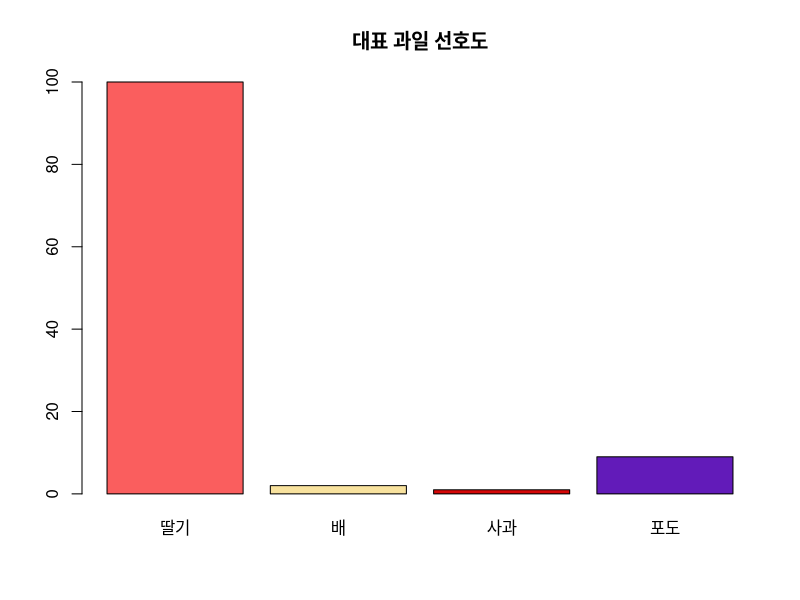

The R script that drew this image:

x <- c("딸기", "배", "사과", "포도")
y <- c(100, 2, 1, 9)
color <- c("#FA5E5E", "#F8E29E", "#D50707", "#621BB9")

barplot(y, names.arg = x, col=color, main="대표 과일 선호도")